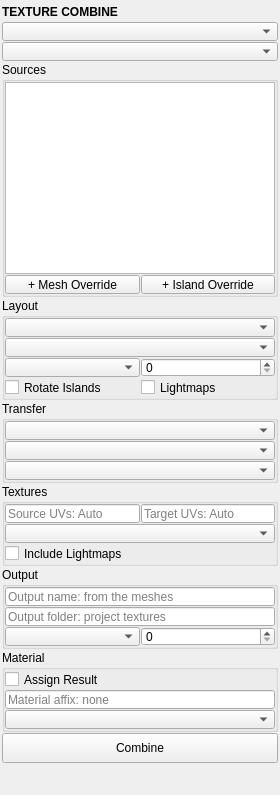
<?xml version="1.0" encoding="UTF-8"?>
<ui version="4.0">
 <class>QtUi</class>
 <widget class="QMainWindow" name="QtUi">
  <property name="geometry">
   <rect>
    <x>0</x>
    <y>0</y>
    <width>280</width>
    <height>520</height>
   </rect>
  </property>
  <property name="accessibleDescription">
   <string>Combine several materials into one atlas and one material in place, or transfer UVs / textures between meshes.</string>
  </property>
  <widget class="QWidget" name="central_widget">
   <property name="minimumSize">
    <size>
     <width>280</width>
     <height>0</height>
    </size>
   </property>
   <layout class="QVBoxLayout" name="verticalLayout">
    <property name="spacing">
     <number>2</number>
    </property>
    <property name="leftMargin">
     <number>2</number>
    </property>
    <property name="topMargin">
     <number>2</number>
    </property>
    <property name="rightMargin">
     <number>2</number>
    </property>
    <property name="bottomMargin">
     <number>2</number>
    </property>
    <item>
     <layout class="QVBoxLayout" name="main_layout">
      <property name="spacing">
       <number>1</number>
      </property>
      <property name="sizeConstraint">
       <enum>QLayout::SetFixedSize</enum>
      </property>
      <property name="leftMargin">
       <number>0</number>
      </property>
      <property name="topMargin">
       <number>0</number>
      </property>
      <property name="rightMargin">
       <number>0</number>
      </property>
      <property name="bottomMargin">
       <number>0</number>
      </property>
      <item>
       <widget class="Header" name="header">
        <property name="minimumSize">
         <size>
          <width>0</width>
          <height>19</height>
         </size>
        </property>
        <property name="maximumSize">
         <size>
          <width>16777215</width>
          <height>19</height>
         </size>
        </property>
        <property name="font">
         <font>
          <weight>75</weight>
          <bold>true</bold>
         </font>
        </property>
        <property name="text">
         <string>TEXTURE COMBINE</string>
        </property>
       </widget>
      </item>
      <item>
       <widget class="ComboBox" name="cmb_mode">
        <property name="minimumSize">
         <size>
          <width>120</width>
          <height>19</height>
         </size>
        </property>
        <property name="maximumSize">
         <size>
          <width>16777215</width>
          <height>19</height>
         </size>
        </property>
        <property name="toolTip">
         <string>Mode -- Combine merges the selected meshes' materials into one atlas and one material, in place. Transfer moves UVs or textures from a source mesh onto targets.</string>
        </property>
       </widget>
      </item>
      <item>
       <widget class="ComboBox" name="cmb_set">
        <property name="minimumSize">
         <size>
          <width>120</width>
          <height>19</height>
         </size>
        </property>
        <property name="maximumSize">
         <size>
          <width>16777215</width>
          <height>19</height>
         </size>
        </property>
        <property name="toolTip">
         <string>Combined Set -- New Combine builds one from the selection; a stored combine re-opens its settings. Its option box selects, re-combines, restores or forgets it.</string>
        </property>
       </widget>
      </item>
      <item>
       <widget class="QGroupBox" name="grp_sources">
        <property name="sizePolicy">
         <sizepolicy hsizetype="Preferred" vsizetype="Fixed">
          <horstretch>0</horstretch>
          <verstretch>0</verstretch>
         </sizepolicy>
        </property>
        <property name="title">
         <string>Sources</string>
        </property>
        <layout class="QVBoxLayout" name="grp_sources_layout">
         <property name="spacing">
          <number>1</number>
         </property>
         <property name="leftMargin">
          <number>0</number>
         </property>
         <property name="topMargin">
          <number>0</number>
         </property>
         <property name="rightMargin">
          <number>0</number>
         </property>
         <property name="bottomMargin">
          <number>0</number>
         </property>
         <item>
          <widget class="TableWidget" name="tbl_sources">
           <property name="sizePolicy">
            <sizepolicy hsizetype="Preferred" vsizetype="Fixed">
             <horstretch>0</horstretch>
             <verstretch>0</verstretch>
            </sizepolicy>
           </property>
           <property name="toolTip">
            <string>One row per source material, plus any mesh or island overrides. Scale is editable (0.33, 1/3 or 33%).</string>
           </property>
          </widget>
         </item>
         <item>
          <layout class="QHBoxLayout" name="overrides_row">
           <property name="spacing">
            <number>1</number>
           </property>
           <property name="leftMargin">
            <number>0</number>
           </property>
           <property name="topMargin">
            <number>0</number>
           </property>
           <property name="rightMargin">
            <number>0</number>
           </property>
           <property name="bottomMargin">
            <number>0</number>
           </property>
           <item>
            <widget class="QPushButton" name="b001">
             <property name="minimumSize">
              <size>
               <width>0</width>
               <height>19</height>
              </size>
             </property>
             <property name="maximumSize">
              <size>
               <width>16777215</width>
               <height>19</height>
              </size>
             </property>
             <property name="text">
              <string>+ Mesh Override</string>
             </property>
             <property name="toolTip">
              <string>Add the selected meshes as override rows.</string>
             </property>
            </widget>
           </item>
           <item>
            <widget class="QPushButton" name="b002">
             <property name="minimumSize">
              <size>
               <width>0</width>
               <height>19</height>
              </size>
             </property>
             <property name="maximumSize">
              <size>
               <width>16777215</width>
               <height>19</height>
              </size>
             </property>
             <property name="text">
              <string>+ Island Override</string>
             </property>
             <property name="toolTip">
              <string>Add the islands under the selected faces as an override row.</string>
             </property>
            </widget>
           </item>
          </layout>
         </item>
        </layout>
       </widget>
      </item>
      <item>
       <widget class="QGroupBox" name="grp_layout">
        <property name="sizePolicy">
         <sizepolicy hsizetype="Preferred" vsizetype="Fixed">
          <horstretch>0</horstretch>
          <verstretch>0</verstretch>
         </sizepolicy>
        </property>
        <property name="title">
         <string>Layout</string>
        </property>
        <layout class="QVBoxLayout" name="grp_layout_layout">
         <property name="spacing">
          <number>1</number>
         </property>
         <property name="leftMargin">
          <number>0</number>
         </property>
         <property name="topMargin">
          <number>0</number>
         </property>
         <property name="rightMargin">
          <number>0</number>
         </property>
         <property name="bottomMargin">
          <number>0</number>
         </property>
         <item>
          <widget class="ComboBox" name="cmb_sizing">
           <property name="minimumSize">
            <size>
             <width>120</width>
             <height>19</height>
            </size>
           </property>
           <property name="maximumSize">
            <size>
             <width>16777215</width>
             <height>19</height>
            </size>
           </property>
           <property name="toolTip">
            <string>How islands are sized in the atlas.</string>
           </property>
          </widget>
         </item>
         <item>
          <widget class="ComboBox" name="cmb_normalize">
           <property name="minimumSize">
            <size>
             <width>120</width>
             <height>19</height>
            </size>
           </property>
           <property name="maximumSize">
            <size>
             <width>16777215</width>
             <height>19</height>
            </size>
           </property>
           <property name="toolTip">
            <string>How Keep Map Proportions sizes the maps against each other.</string>
           </property>
          </widget>
         </item>
         <item>
          <layout class="QHBoxLayout" name="atlas_row">
           <property name="spacing">
            <number>1</number>
           </property>
           <property name="leftMargin">
            <number>0</number>
           </property>
           <property name="topMargin">
            <number>0</number>
           </property>
           <property name="rightMargin">
            <number>0</number>
           </property>
           <property name="bottomMargin">
            <number>0</number>
           </property>
           <item>
            <widget class="ComboBox" name="cmb_atlas">
             <property name="minimumSize">
              <size>
               <width>120</width>
               <height>19</height>
              </size>
             </property>
             <property name="maximumSize">
              <size>
               <width>16777215</width>
               <height>19</height>
              </size>
             </property>
             <property name="toolTip">
              <string>The combined atlas size.</string>
             </property>
            </widget>
           </item>
           <item>
            <widget class="SpinBox" name="s_spacing">
             <property name="minimumSize">
              <size>
               <width>60</width>
               <height>19</height>
              </size>
             </property>
             <property name="maximumSize">
              <size>
               <width>16777215</width>
               <height>19</height>
              </size>
             </property>
             <property name="toolTip">
              <string>Gutter between islands, in texels.</string>
             </property>
            </widget>
           </item>
          </layout>
         </item>
         <item>
          <layout class="QHBoxLayout" name="layout_checks">
           <property name="spacing">
            <number>1</number>
           </property>
           <property name="leftMargin">
            <number>0</number>
           </property>
           <property name="topMargin">
            <number>0</number>
           </property>
           <property name="rightMargin">
            <number>0</number>
           </property>
           <property name="bottomMargin">
            <number>0</number>
           </property>
           <item>
            <widget class="QCheckBox" name="chk_rotate">
             <property name="minimumSize">
              <size>
               <width>0</width>
               <height>19</height>
              </size>
             </property>
             <property name="maximumSize">
              <size>
               <width>16777215</width>
               <height>19</height>
              </size>
             </property>
             <property name="text">
              <string>Rotate Islands</string>
             </property>
             <property name="toolTip">
              <string>Let the packer turn islands where that packs tighter.</string>
             </property>
            </widget>
           </item>
           <item>
            <widget class="QCheckBox" name="chk_lightmaps">
             <property name="minimumSize">
              <size>
               <width>0</width>
               <height>19</height>
              </size>
             </property>
             <property name="maximumSize">
              <size>
               <width>16777215</width>
               <height>19</height>
              </size>
             </property>
             <property name="text">
              <string>Lightmaps</string>
             </property>
             <property name="toolTip">
              <string>Bring the combined objects' committed lightmaps under the new material.</string>
             </property>
            </widget>
           </item>
          </layout>
         </item>
        </layout>
       </widget>
      </item>
      <item>
       <widget class="QGroupBox" name="grp_transfer">
        <property name="sizePolicy">
         <sizepolicy hsizetype="Preferred" vsizetype="Fixed">
          <horstretch>0</horstretch>
          <verstretch>0</verstretch>
         </sizepolicy>
        </property>
        <property name="title">
         <string>Transfer</string>
        </property>
        <layout class="QVBoxLayout" name="grp_transfer_layout">
         <property name="spacing">
          <number>1</number>
         </property>
         <property name="leftMargin">
          <number>0</number>
         </property>
         <property name="topMargin">
          <number>0</number>
         </property>
         <property name="rightMargin">
          <number>0</number>
         </property>
         <property name="bottomMargin">
          <number>0</number>
         </property>
         <item>
          <widget class="ComboBox" name="cmb_tt_transfer">
           <property name="minimumSize">
            <size>
             <width>120</width>
             <height>19</height>
            </size>
           </property>
           <property name="maximumSize">
            <size>
             <width>16777215</width>
             <height>19</height>
            </size>
           </property>
           <property name="toolTip">
            <string>What travels from the source to the targets.</string>
           </property>
          </widget>
         </item>
         <item>
          <widget class="ComboBox" name="cmb_tt_source">
           <property name="minimumSize">
            <size>
             <width>120</width>
             <height>19</height>
            </size>
           </property>
           <property name="maximumSize">
            <size>
             <width>16777215</width>
             <height>19</height>
            </size>
           </property>
           <property name="toolTip">
            <string>Which selected meshes the UVs / textures come FROM.</string>
           </property>
          </widget>
         </item>
         <item>
          <widget class="ComboBox" name="cmb_tt_targets">
           <property name="minimumSize">
            <size>
             <width>120</width>
             <height>19</height>
            </size>
           </property>
           <property name="maximumSize">
            <size>
             <width>16777215</width>
             <height>19</height>
            </size>
           </property>
           <property name="toolTip">
            <string>Which meshes receive the transfer.</string>
           </property>
          </widget>
         </item>
        </layout>
       </widget>
      </item>
      <item>
       <widget class="QGroupBox" name="grp_textures">
        <property name="sizePolicy">
         <sizepolicy hsizetype="Preferred" vsizetype="Fixed">
          <horstretch>0</horstretch>
          <verstretch>0</verstretch>
         </sizepolicy>
        </property>
        <property name="title">
         <string>Textures</string>
        </property>
        <layout class="QVBoxLayout" name="grp_textures_layout">
         <property name="spacing">
          <number>1</number>
         </property>
         <property name="leftMargin">
          <number>0</number>
         </property>
         <property name="topMargin">
          <number>0</number>
         </property>
         <property name="rightMargin">
          <number>0</number>
         </property>
         <property name="bottomMargin">
          <number>0</number>
         </property>
         <item>
          <layout class="QHBoxLayout" name="uvset_row">
           <property name="spacing">
            <number>1</number>
           </property>
           <property name="leftMargin">
            <number>0</number>
           </property>
           <property name="topMargin">
            <number>0</number>
           </property>
           <property name="rightMargin">
            <number>0</number>
           </property>
           <property name="bottomMargin">
            <number>0</number>
           </property>
           <item>
            <widget class="LineEdit" name="t_tt_src_uvset">
             <property name="minimumSize">
              <size>
               <width>0</width>
               <height>19</height>
              </size>
             </property>
             <property name="maximumSize">
              <size>
               <width>16777215</width>
               <height>19</height>
              </size>
             </property>
             <property name="toolTip">
              <string>The UV set (Blender: UV map) the textures are READ through.</string>
             </property>
             <property name="placeholderText">
              <string>Source UVs: Auto</string>
             </property>
            </widget>
           </item>
           <item>
            <widget class="LineEdit" name="t_tt_dst_uvset">
             <property name="minimumSize">
              <size>
               <width>0</width>
               <height>19</height>
              </size>
             </property>
             <property name="maximumSize">
              <size>
               <width>16777215</width>
               <height>19</height>
              </size>
             </property>
             <property name="toolTip">
              <string>The UV set (Blender: UV map) the maps are WRITTEN for.</string>
             </property>
             <property name="placeholderText">
              <string>Target UVs: Auto</string>
             </property>
            </widget>
           </item>
          </layout>
         </item>
         <item>
          <widget class="ComboBox" name="cmb_tt_resolution">
           <property name="minimumSize">
            <size>
             <width>120</width>
             <height>19</height>
            </size>
           </property>
           <property name="maximumSize">
            <size>
             <width>16777215</width>
             <height>19</height>
            </size>
           </property>
           <property name="toolTip">
            <string>Output size per target material.</string>
           </property>
          </widget>
         </item>
         <item>
          <widget class="QCheckBox" name="chk_tt_lightmaps">
           <property name="minimumSize">
            <size>
             <width>0</width>
             <height>19</height>
            </size>
           </property>
           <property name="maximumSize">
            <size>
             <width>16777215</width>
             <height>19</height>
            </size>
           </property>
           <property name="text">
            <string>Include Lightmaps</string>
           </property>
           <property name="toolTip">
            <string>Also carry each source mesh's committed lightmap onto its target.</string>
           </property>
          </widget>
         </item>
        </layout>
       </widget>
      </item>
      <item>
       <widget class="QGroupBox" name="grp_output">
        <property name="sizePolicy">
         <sizepolicy hsizetype="Preferred" vsizetype="Fixed">
          <horstretch>0</horstretch>
          <verstretch>0</verstretch>
         </sizepolicy>
        </property>
        <property name="title">
         <string>Output</string>
        </property>
        <layout class="QVBoxLayout" name="grp_output_layout">
         <property name="spacing">
          <number>1</number>
         </property>
         <property name="leftMargin">
          <number>0</number>
         </property>
         <property name="topMargin">
          <number>0</number>
         </property>
         <property name="rightMargin">
          <number>0</number>
         </property>
         <property name="bottomMargin">
          <number>0</number>
         </property>
         <item>
          <widget class="LineEdit" name="t_name">
           <property name="minimumSize">
            <size>
             <width>0</width>
             <height>19</height>
            </size>
           </property>
           <property name="maximumSize">
            <size>
             <width>16777215</width>
             <height>19</height>
            </size>
           </property>
           <property name="toolTip">
            <string>Names the result: the material and every map wired to it.</string>
           </property>
           <property name="placeholderText">
            <string>Output name: from the meshes</string>
           </property>
          </widget>
         </item>
         <item>
          <widget class="LineEdit" name="t_output">
           <property name="minimumSize">
            <size>
             <width>0</width>
             <height>19</height>
            </size>
           </property>
           <property name="maximumSize">
            <size>
             <width>16777215</width>
             <height>19</height>
            </size>
           </property>
           <property name="toolTip">
            <string>Where the maps are written.</string>
           </property>
           <property name="placeholderText">
            <string>Output folder: project textures</string>
           </property>
          </widget>
         </item>
         <item>
          <layout class="QHBoxLayout" name="quality_row">
           <property name="spacing">
            <number>1</number>
           </property>
           <property name="leftMargin">
            <number>0</number>
           </property>
           <property name="topMargin">
            <number>0</number>
           </property>
           <property name="rightMargin">
            <number>0</number>
           </property>
           <property name="bottomMargin">
            <number>0</number>
           </property>
           <item>
            <widget class="ComboBox" name="cmb_quality">
             <property name="minimumSize">
              <size>
               <width>120</width>
               <height>19</height>
              </size>
             </property>
             <property name="maximumSize">
              <size>
               <width>16777215</width>
               <height>19</height>
              </size>
             </property>
             <property name="toolTip">
              <string>Sub-samples per texel axis.</string>
             </property>
            </widget>
           </item>
           <item>
            <widget class="SpinBox" name="s_padding">
             <property name="minimumSize">
              <size>
               <width>60</width>
               <height>19</height>
              </size>
             </property>
             <property name="maximumSize">
              <size>
               <width>16777215</width>
               <height>19</height>
              </size>
             </property>
             <property name="toolTip">
              <string>Gutter fill around each island, in texels.</string>
             </property>
            </widget>
           </item>
          </layout>
         </item>
        </layout>
       </widget>
      </item>
      <item>
       <widget class="QGroupBox" name="grp_material">
        <property name="sizePolicy">
         <sizepolicy hsizetype="Preferred" vsizetype="Fixed">
          <horstretch>0</horstretch>
          <verstretch>0</verstretch>
         </sizepolicy>
        </property>
        <property name="title">
         <string>Material</string>
        </property>
        <layout class="QVBoxLayout" name="grp_material_layout">
         <property name="spacing">
          <number>1</number>
         </property>
         <property name="leftMargin">
          <number>0</number>
         </property>
         <property name="topMargin">
          <number>0</number>
         </property>
         <property name="rightMargin">
          <number>0</number>
         </property>
         <property name="bottomMargin">
          <number>0</number>
         </property>
         <item>
          <widget class="QCheckBox" name="chk_assign">
           <property name="minimumSize">
            <size>
             <width>0</width>
             <height>19</height>
            </size>
           </property>
           <property name="maximumSize">
            <size>
             <width>16777215</width>
             <height>19</height>
            </size>
           </property>
           <property name="text">
            <string>Assign Result</string>
           </property>
           <property name="toolTip">
            <string>Build and assign a material wired to the new maps.</string>
           </property>
          </widget>
         </item>
         <item>
          <widget class="LineEdit" name="t_affix">
           <property name="minimumSize">
            <size>
             <width>0</width>
             <height>19</height>
            </size>
           </property>
           <property name="maximumSize">
            <size>
             <width>16777215</width>
             <height>19</height>
            </size>
           </property>
           <property name="toolTip">
            <string>Affixes the assigned material's name.</string>
           </property>
           <property name="placeholderText">
            <string>Material affix: none</string>
           </property>
          </widget>
         </item>
         <item>
          <widget class="ComboBox" name="cmb_shader">
           <property name="minimumSize">
            <size>
             <width>120</width>
             <height>19</height>
            </size>
           </property>
           <property name="maximumSize">
            <size>
             <width>16777215</width>
             <height>19</height>
            </size>
           </property>
           <property name="toolTip">
            <string>What the assigned material is a copy of.</string>
           </property>
          </widget>
         </item>
        </layout>
       </widget>
      </item>
      <item>
       <widget class="QPushButton" name="b000">
        <property name="sizePolicy">
         <sizepolicy hsizetype="Preferred" vsizetype="Fixed">
          <horstretch>0</horstretch>
          <verstretch>0</verstretch>
         </sizepolicy>
        </property>
        <property name="minimumSize">
         <size>
          <width>0</width>
          <height>30</height>
         </size>
        </property>
        <property name="maximumSize">
         <size>
          <width>16777215</width>
          <height>30</height>
         </size>
        </property>
        <property name="text">
         <string>Combine</string>
        </property>
        <property name="toolTip">
         <string>Run the current mode.</string>
        </property>
       </widget>
      </item>
      <item>
       <spacer name="verticalSpacer">
        <property name="orientation">
         <enum>Qt::Vertical</enum>
        </property>
        <property name="sizeType">
         <enum>QSizePolicy::Fixed</enum>
        </property>
        <property name="sizeHint" stdset="0">
         <size>
          <width>0</width>
          <height>10</height>
         </size>
        </property>
       </spacer>
      </item>
      <item>
       <widget class="Footer" name="footer" native="true">
        <property name="minimumSize">
         <size>
          <width>0</width>
          <height>19</height>
         </size>
        </property>
        <property name="maximumSize">
         <size>
          <width>16777215</width>
          <height>19</height>
         </size>
        </property>
       </widget>
      </item>
     </layout>
    </item>
   </layout>
  </widget>
 </widget>
 <customwidgets>
  <customwidget>
   <class>Footer</class>
   <extends>QWidget</extends>
   <header>uitk.widgets.footer</header>
  </customwidget>
  <customwidget>
   <class>Header</class>
   <extends>QLabel</extends>
   <header>uitk.widgets.header.Header.h</header>
  </customwidget>
  <customwidget>
   <class>ComboBox</class>
   <extends>QComboBox</extends>
   <header>uitk.widgets.comboBox.ComboBox.h</header>
  </customwidget>
  <customwidget>
   <class>LineEdit</class>
   <extends>QLineEdit</extends>
   <header>uitk.widgets.lineEdit.LineEdit.h</header>
  </customwidget>
  <customwidget>
   <class>SpinBox</class>
   <extends>QSpinBox</extends>
   <header>uitk.widgets.spinBox.SpinBox.h</header>
  </customwidget>
  <customwidget>
   <class>TableWidget</class>
   <extends>QTableWidget</extends>
   <header>uitk.widgets.tableWidget.TableWidget.h</header>
  </customwidget>
 </customwidgets>
 <resources/>
 <connections/>
</ui>
